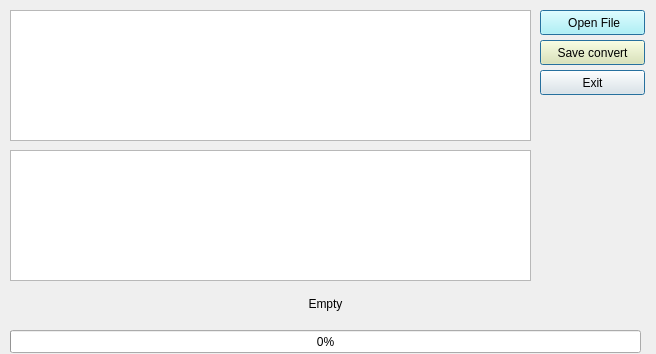
<?xml version="1.0" encoding="UTF-8"?>
<ui version="4.0">
 <class>Form</class>
 <widget class="QWidget" name="Form">
  <property name="geometry">
   <rect>
    <x>0</x>
    <y>0</y>
    <width>656</width>
    <height>354</height>
   </rect>
  </property>
  <property name="windowTitle">
   <string>fb2 to txt converter</string>
  </property>
  <widget class="QTextEdit" name="textIn">
   <property name="geometry">
    <rect>
     <x>10</x>
     <y>10</y>
     <width>521</width>
     <height>131</height>
    </rect>
   </property>
  </widget>
  <widget class="QPushButton" name="btnQuit">
   <property name="geometry">
    <rect>
     <x>540</x>
     <y>70</y>
     <width>105</width>
     <height>25</height>
    </rect>
   </property>
   <property name="text">
    <string>Exit</string>
   </property>
   <property name="default">
    <bool>true</bool>
   </property>
  </widget>
  <widget class="QPushButton" name="showd">
   <property name="geometry">
    <rect>
     <x>540</x>
     <y>10</y>
     <width>105</width>
     <height>25</height>
    </rect>
   </property>
   <property name="sizePolicy">
    <sizepolicy hsizetype="Minimum" vsizetype="Preferred">
     <horstretch>0</horstretch>
     <verstretch>0</verstretch>
    </sizepolicy>
   </property>
   <property name="sizeIncrement">
    <size>
     <width>0</width>
     <height>0</height>
    </size>
   </property>
   <property name="palette">
    <palette>
     <active>
      <colorrole role="Button">
       <brush brushstyle="SolidPattern">
        <color alpha="255">
         <red>170</red>
         <green>255</green>
         <blue>255</blue>
        </color>
       </brush>
      </colorrole>
     </active>
     <inactive>
      <colorrole role="Button">
       <brush brushstyle="SolidPattern">
        <color alpha="255">
         <red>170</red>
         <green>255</green>
         <blue>255</blue>
        </color>
       </brush>
      </colorrole>
     </inactive>
     <disabled>
      <colorrole role="Button">
       <brush brushstyle="SolidPattern">
        <color alpha="255">
         <red>170</red>
         <green>255</green>
         <blue>255</blue>
        </color>
       </brush>
      </colorrole>
     </disabled>
    </palette>
   </property>
   <property name="text">
    <string> Open File</string>
   </property>
   <property name="default">
    <bool>true</bool>
   </property>
   <property name="flat">
    <bool>false</bool>
   </property>
  </widget>
  <widget class="QWidget" name="layoutWidget">
   <property name="geometry">
    <rect>
     <x>10</x>
     <y>290</y>
     <width>631</width>
     <height>27</height>
    </rect>
   </property>
   <layout class="QHBoxLayout" name="horizontalLayout">
    <item>
     <widget class="QLabel" name="mylabel">
      <property name="text">
       <string>Empty</string>
      </property>
      <property name="alignment">
       <set>Qt::AlignCenter</set>
      </property>
     </widget>
    </item>
   </layout>
  </widget>
  <widget class="QTextEdit" name="textOut">
   <property name="geometry">
    <rect>
     <x>10</x>
     <y>150</y>
     <width>521</width>
     <height>131</height>
    </rect>
   </property>
   <property name="textInteractionFlags">
    <set>Qt::LinksAccessibleByKeyboard|Qt::LinksAccessibleByMouse|Qt::TextBrowserInteraction|Qt::TextEditable|Qt::TextEditorInteraction|Qt::TextSelectableByKeyboard|Qt::TextSelectableByMouse</set>
   </property>
  </widget>
  <widget class="QProgressBar" name="progressBar">
   <property name="geometry">
    <rect>
     <x>10</x>
     <y>330</y>
     <width>631</width>
     <height>23</height>
    </rect>
   </property>
   <property name="value">
    <number>0</number>
   </property>
  </widget>
  <widget class="QPushButton" name="btnConv">
   <property name="geometry">
    <rect>
     <x>540</x>
     <y>40</y>
     <width>105</width>
     <height>25</height>
    </rect>
   </property>
   <property name="palette">
    <palette>
     <active>
      <colorrole role="Button">
       <brush brushstyle="SolidPattern">
        <color alpha="255">
         <red>239</red>
         <green>237</green>
         <blue>170</blue>
        </color>
       </brush>
      </colorrole>
     </active>
     <inactive>
      <colorrole role="Button">
       <brush brushstyle="SolidPattern">
        <color alpha="255">
         <red>239</red>
         <green>237</green>
         <blue>170</blue>
        </color>
       </brush>
      </colorrole>
     </inactive>
     <disabled>
      <colorrole role="Button">
       <brush brushstyle="SolidPattern">
        <color alpha="255">
         <red>239</red>
         <green>237</green>
         <blue>170</blue>
        </color>
       </brush>
      </colorrole>
     </disabled>
    </palette>
   </property>
   <property name="text">
    <string>Save convert</string>
   </property>
   <property name="default">
    <bool>true</bool>
   </property>
  </widget>
  <zorder>layoutWidget</zorder>
  <zorder>textIn</zorder>
  <zorder>btnQuit</zorder>
  <zorder>showd</zorder>
  <zorder>textOut</zorder>
  <zorder>progressBar</zorder>
  <zorder>btnConv</zorder>
 </widget>
 <resources/>
 <connections/>
</ui>
